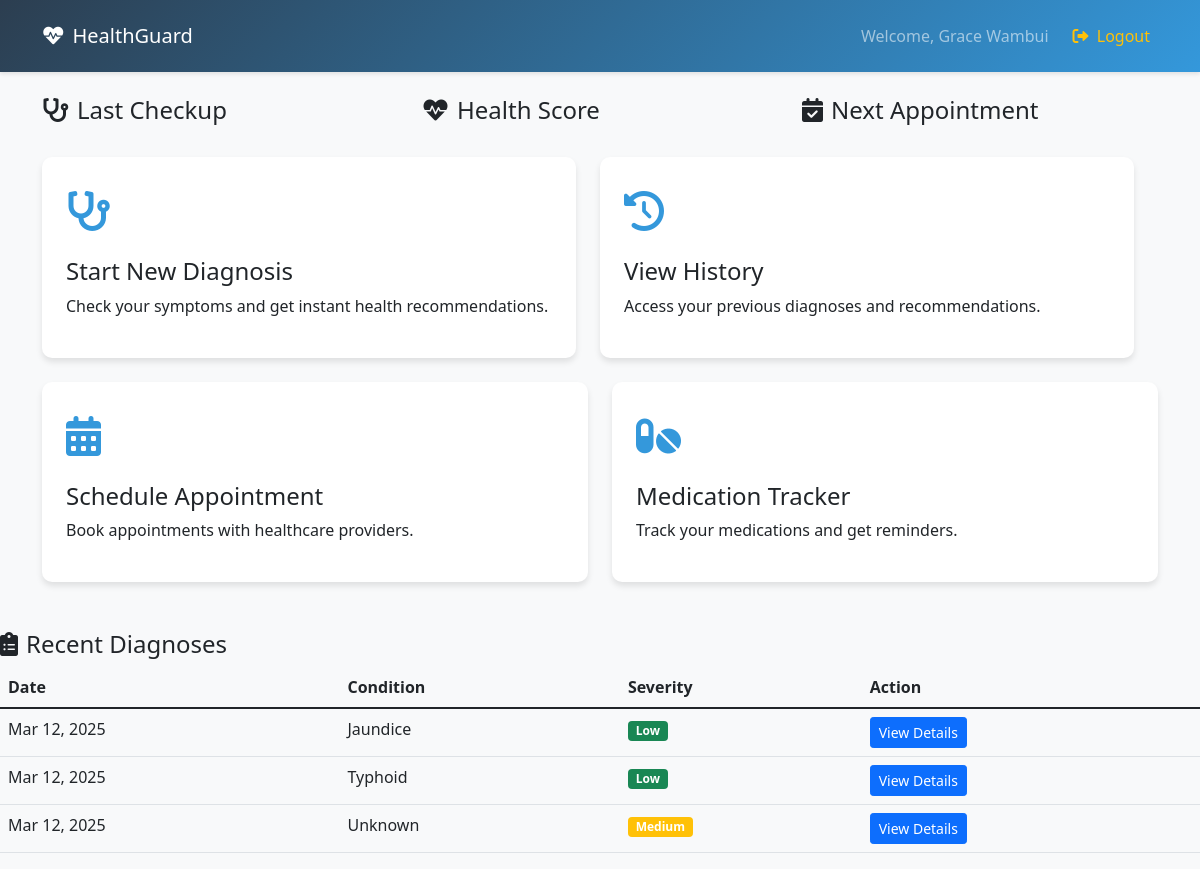
The app's page /welcome.php (signed in) with its own data.
### tables this page shows
CREATE TABLE `patients` (
  `id` int(11) NOT NULL,
  `fname` varchar(50) NOT NULL,
  `lname` varchar(50) NOT NULL,
  `gender` enum('male','female','other') NOT NULL,
  `email` varchar(100) NOT NULL,
  `contact` varchar(20) DEFAULT NULL,
  `password` varchar(255) NOT NULL,
  `date_of_birth` date NOT NULL,
  `birth_place` varchar(100) NOT NULL,
  `currentcity` varchar(100) NOT NULL,
  `age` int(11) NOT NULL,
  `religion` varchar(100) DEFAULT NULL,
  `registration_date` timestamp NOT NULL DEFAULT current_timestamp(),
  `reset_token` varchar(64) DEFAULT NULL,
  `reset_expires` datetime DEFAULT NULL
);

CREATE TABLE `diagnoses` (
  `id` int(11) NOT NULL,
  `patient_id` int(11) NOT NULL,
  `diagnosis_date` datetime NOT NULL DEFAULT current_timestamp(),
  `condition_name` varchar(255) NOT NULL,
  `condition_category` varchar(50) NOT NULL,
  `severity_level` varchar(50) NOT NULL,
  `symptoms` text NOT NULL,
  `recommendations` text DEFAULT NULL,
  `confidence` float DEFAULT NULL
);

### welcome.php (the view, shortened to what this page needs)
<?php
$con = mysqli_connect("localhost", "root", "", "medical");
$patient_id = $_SESSION['id'];
$query = "SELECT * FROM patients WHERE id = ?";
$stmt = $con->prepare($query);
$stmt->bind_param("i", $patient_id);
$stmt->execute();
$result = $stmt->get_result();
$user = $result->fetch_assoc();
$query = "SELECT * FROM diagnoses WHERE patient_id = ? ORDER BY diagnosis_date DESC LIMIT 5";
$stmt = $con->prepare($query);
$stmt->bind_param("i", $patient_id);
$stmt->execute();
$recent_diagnoses = $stmt->get_result()->fetch_all(MYSQLI_ASSOC);
?>
<!DOCTYPE html>
<html lang="en">
<head>
    <link href="https://cdn.jsdelivr.net/npm/bootstrap@5.1.3/dist/css/bootstrap.min.css" rel="stylesheet">
    <link rel="stylesheet" href="https://cdnjs.cloudflare.com/ajax/libs/font-awesome/6.0.0/css/all.min.css">
</head>
<body>
    <nav class="navbar navbar-expand-lg navbar-dark">
        <div class="container">
            <a class="navbar-brand" href="#">
                <i class="fas fa-heartbeat me-2"></i>HealthGuard
            </a>
            <div class="collapse navbar-collapse" id="navbarNav">
                <div class="navbar-nav ms-auto">
                    <span class="navbar-text me-3">
                        Welcome, <?php echo htmlspecialchars($user['fname'] . ' ' . $user['lname']); ?>
                    </span>
                    <a href="logout.php" class="nav-link text-warning">
                        <i class="fas fa-sign-out-alt me-1"></i> Logout
                    </a>
                </div>
            </div>
        </div>
    </nav>
    <div class="container mt-4">
    <div class="row">
            <div class="col-md-12 mb-4">
                <div class="row">
                    <div class="col-md-4">
                        <div class="stats-card">
                            <h4><i class="fas fa-stethoscope me-2"></i>Last Checkup</h4>
                        </div>
                    </div>
                    <div class="col-md-4">
                        <div class="stats-card">
                            <h4><i class="fas fa-heartbeat me-2"></i>Health Score</h4>
                        </div>
                    </div>
                    <div class="col-md-4">
                        <div class="stats-card">
                            <h4><i class="fas fa-calendar-check me-2"></i>Next Appointment</h4>
                        </div>
                    </div>
                </div>
            </div>
        <div class="row">
            <div class="col-md-6">
                <div class="feature-card" data-bs-toggle="modal" data-bs-target="#diagnosisModal">
                    <div class="feature-icon">
                        <i class="fas fa-stethoscope"></i>
                    </div>
                    <h4>Start New Diagnosis</h4>
                    <p>Check your symptoms and get instant health recommendations.</p>
                </div>
            </div>
            <div class="col-md-6">
                <div class="feature-card" data-bs-toggle="modal" data-bs-target="#historyModal">
                    <div class="feature-icon">
                        <i class="fas fa-history"></i>
                    </div>
                    <h4>View History</h4>
                    <p>Access your previous diagnoses and recommendations.</p>
                </div>
            </div>
        </div>
        <div class="col-md-6">
                        <div class="feature-card" data-bs-toggle="modal" data-bs-target="#appointmentModal">
                            <div class="feature-icon">
                                <i class="fas fa-calendar-alt"></i>
                            </div>
                            <h4>Schedule Appointment</h4>
                            <p>Book appointments with healthcare providers.</p>
                        </div>
                    </div>
                    <div class="col-md-6">
                        <div class="feature-card" data-bs-toggle="modal" data-bs-target="#medicationModal">
                            <div class="feature-icon">
                                <i class="fas fa-pills"></i>
                            </div>
                            <h4>Medication Tracker</h4>
                            <p>Track your medications and get reminders.</p>
                        </div>
                    </div>
                </div>
            </div>
        <?php if (!empty($recent_diagnoses)): ?>
        <div class="mt-4">
            <h4><i class="fas fa-clipboard-list me-2"></i>Recent Diagnoses</h4>
            <div class="table-responsive">
                <table class="table table-hover">
                    <thead>
                        <tr>
                            <th>Date</th>
                            <th>Condition</th>
                            <th>Severity</th>
                            <th>Action</th>
                        </tr>
                    </thead>
                    <tbody>
                        <?php foreach ($recent_diagnoses as $diagnosis): ?>
                        <tr>
                            <td><?php echo date('M d, Y', strtotime($diagnosis['diagnosis_date'])); ?></td>
                            <td><?php echo htmlspecialchars($diagnosis['condition_name']); ?></td>
                            <td>
                                <span class="badge bg-<?php echo strtolower($diagnosis['severity_level']) === 'high' ? 'danger' : (strtolower($diagnosis['severity_level']) === 'medium' ? 'warning' : 'success'); ?>">
                                    <?php echo htmlspecialchars($diagnosis['severity_level']); ?>
                                </span>
                            </td>
                            <td>
                                <a href="diagnosis_results.php?id=<?php echo $diagnosis['id']; ?>" class="btn btn-sm btn-primary">
                                    View Details
                                </a>
                            </td>
                        </tr>
                        <?php endforeach; ?>
                    </tbody>
                </table>
            </div>
        </div>
        <?php endif; ?>
</body>
</html>

### welcome.php (style rules this page uses)
:root { --primary-color: #2c3e50; --secondary-color: #3498db; --accent-color: #e74c3c; }
body { background-color: #f8f9fa; font-family: 'Segoe UI', Tahoma, Geneva, Verdana, sans-serif; }
.navbar { background: linear-gradient(135deg, var(--primary-color), var(--secondary-color)); padding: 1rem 0; box-shadow: 0 2px 4px rgba(0,0,0,0.1); }
.feature-card { background: white; border-radius: 10px; padding: 1.5rem; margin-bottom: 1.5rem; transition: transform 0.3s ease; box-shadow: 0 4px 6px rgba(0,0,0,0.1); cursor: pointer; }
.feature-icon { font-size: 2.5rem; color: var(--secondary-color); margin-bottom: 1rem; }

### records on screen
patients: fname+lname "Grace Wambui"
diagnoses: diagnosis_date "Mar 12, 2025", condition_name "Jaundice", severity_level "Low"
diagnoses: diagnosis_date "Mar 12, 2025", condition_name "Typhoid", severity_level "Low"
diagnoses: diagnosis_date "Mar 12, 2025", condition_name "Unknown", severity_level "Medium"
